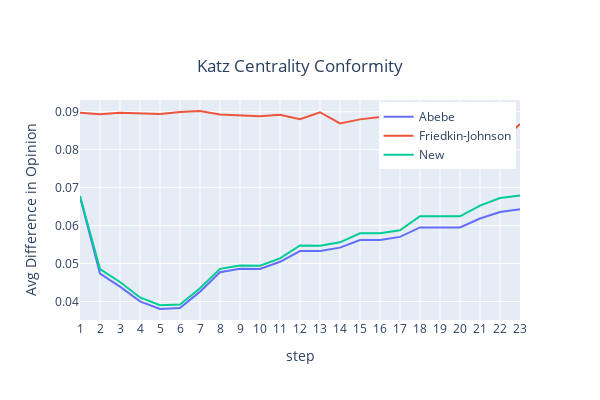

Notebook source saved alongside this figure:
### Code cell
# initialize attributes of the graph to test
g3 = GraphAttributeClass().add_attrs(g=g_init, conformity_node_dict=katz_cent_norm)
run_simulation(g3, title='Katz Centrality Conformity')

### Figure 1 — Plotly figure (JSON) as saved in the notebook; plotly's stock layout.template omitted (floating-point values rounded to 4 significant figures)
{"data": [{"mode": "lines", "name": "Abebe", "type": "scatter", "x": [1, 2, 3, 4, 5, 6, 7, 8, 9, 10, 11, 12, 13, 14, 15, 16, 17, 18, 19, 20, 21, 22, 23], "y": [0.06757, 0.04733, 0.04391, 0.04002, 0.03802, 0.03828, 0.0426, 0.04772, 0.0486, 0.04854, 0.05047, 0.0533, 0.05329, 0.05418, 0.05617, 0.05617, 0.05702, 0.0595, 0.0595, 0.0595, 0.06186, 0.06359, 0.06433]}, {"mode": "lines", "name": "Friedkin-Johnson", "type": "scatter", "x": [1, 2, 3, 4, 5, 6, 7, 8, 9, 10, 11, 12, 13, 14, 15, 16, 17, 18, 19, 20, 21, 22, 23], "y": [0.08972, 0.08936, 0.08975, 0.08954, 0.08943, 0.08993, 0.09019, 0.08924, 0.08906, 0.08883, 0.0892, 0.08801, 0.08986, 0.08692, 0.08798, 0.08858, 0.08805, 0.08697, 0.08615, 0.08536, 0.08388, 0.08207, 0.08673]}, {"mode": "lines", "name": "New", "type": "scatter", "x": [1, 2, 3, 4, 5, 6, 7, 8, 9, 10, 11, 12, 13, 14, 15, 16, 17, 18, 19, 20, 21, 22, 23], "y": [0.06778, 0.04856, 0.04513, 0.04106, 0.03902, 0.03922, 0.04351, 0.04861, 0.04949, 0.04943, 0.05135, 0.05477, 0.05471, 0.0556, 0.05795, 0.05795, 0.05877, 0.06246, 0.06246, 0.06243, 0.06524, 0.06726, 0.06795]}], "layout": {"height": 400, "legend": {"x": 0.99, "xanchor": "right", "y": 0.99, "yanchor": "top"}, "title": {"text": "Katz Centrality Conformity", "x": 0.5, "y": 0.85}, "width": 600, "xaxis": {"dtick": 1, "title": {"text": "step"}}, "yaxis": {"title": {"text": "Avg Difference in Opinion"}}}}
